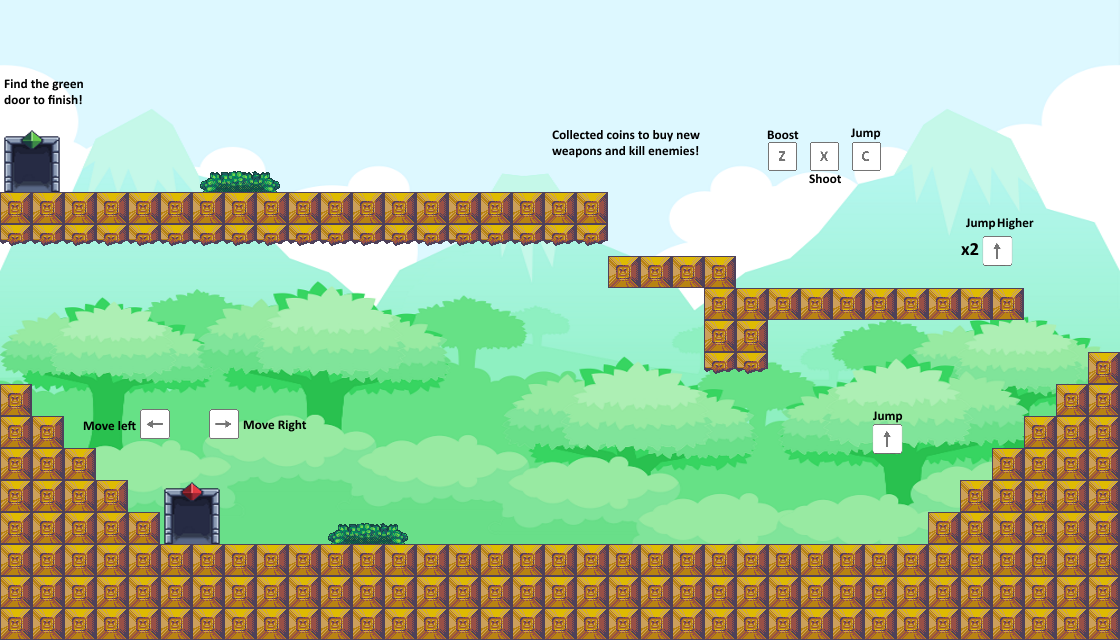

Rendered tile map (Tiled .tmx) drawn with the repository's tilesets; below, a short description and the full map source, tile grids included:
An orthogonal 35x20 tile map with 32x32 px tiles, 1 tile layer (Tile Layer 1), 2 tilesets, 1 image layer and 29 objects (24x coin, 2x collidable, totem, player, exit).

<map version="1.0" tiledversion="1.0.2" orientation="orthogonal" renderorder="left-down" width="35" height="20" tilewidth="32" tileheight="32" nextobjectid="35">
 <tileset firstgid="1" source="../../retro_tiled_tileset.tsx" />
 <tileset firstgid="10" source="../../tilesets/door_tileset.tsx" />
 <imagelayer name="Image Layer 1">
  <image source="tutorialBackgrounDesktop.png" width="1120" height="640" />
 </imagelayer>
 <layer name="Tile Layer 1" width="35" height="20">
  <data encoding="csv">
0,0,0,0,0,0,0,0,0,0,0,0,0,0,0,0,0,0,0,0,0,0,0,0,0,0,0,0,0,0,0,0,0,0,0,
0,0,0,0,0,0,0,0,0,0,0,0,0,0,0,0,0,0,0,0,0,0,0,0,0,0,0,0,0,0,0,0,0,0,0,
0,0,0,0,0,0,0,0,0,0,0,0,0,0,0,0,0,0,0,0,0,0,0,0,0,0,0,0,0,0,0,0,0,0,0,
0,0,0,0,0,0,0,0,0,0,0,0,0,0,0,0,0,0,0,0,0,0,0,0,0,0,0,0,0,0,0,0,0,0,0,
12,14,0,0,0,0,0,0,0,0,0,0,0,0,0,0,0,0,0,0,0,0,0,0,0,0,0,0,0,0,0,0,0,0,0,
10,11,0,0,0,0,6,7,8,0,0,0,0,0,0,0,0,0,0,0,0,0,0,0,0,0,0,0,0,0,0,0,0,0,0,
2,2,2,2,2,2,2,2,2,2,2,2,2,2,2,2,2,2,2,0,0,0,0,0,0,0,0,0,0,0,0,0,0,0,0,
4,4,4,4,4,4,4,4,4,4,4,4,4,4,4,4,4,4,4,0,0,0,0,0,0,0,0,0,0,0,0,0,0,0,0,
0,0,0,0,0,0,0,0,0,0,0,0,0,0,0,0,0,0,0,2,2,2,2,0,0,0,0,0,0,0,0,0,0,0,0,
0,0,0,0,0,0,0,0,0,0,0,0,0,0,0,0,0,0,0,0,0,0,2,2,2,2,2,2,2,2,2,2,0,0,0,
0,0,0,0,0,0,0,0,0,0,0,0,0,0,0,0,0,0,0,0,0,0,2,2,0,0,0,0,0,0,0,0,0,0,0,
0,0,0,0,0,0,0,0,0,0,0,0,0,0,0,0,0,0,0,0,0,0,4,4,0,0,0,0,0,0,0,0,0,0,2,
2,0,0,0,0,0,0,0,0,0,0,0,0,0,0,0,0,0,0,0,0,0,0,0,0,0,0,0,0,0,0,0,0,2,2,
2,2,0,0,0,0,0,0,0,0,0,0,0,0,0,0,0,0,0,0,0,0,0,0,0,0,0,0,0,0,0,0,2,2,2,
2,2,2,0,0,0,0,0,0,0,0,0,0,0,0,0,0,0,0,0,0,0,0,0,0,0,0,0,0,0,0,2,2,2,2,
2,2,2,2,0,13,15,0,0,0,0,0,0,0,0,0,0,0,0,0,0,0,0,0,0,0,0,0,0,0,2,2,2,2,2,
2,2,2,2,2,10,11,0,0,0,6,7,8,0,0,0,0,0,0,0,0,0,0,0,0,0,0,0,0,2,2,2,2,2,2,
2,2,2,2,2,2,2,2,2,2,2,2,2,2,2,2,2,2,2,2,2,2,2,2,2,2,2,2,2,2,2,2,2,2,2,
2,2,2,2,2,2,2,2,2,2,2,2,2,2,2,2,2,2,2,2,2,2,2,2,2,2,2,2,2,2,2,2,2,2,2,
2,2,2,2,2,2,2,2,2,2,2,2,2,2,2,2,2,2,2,2,2,2,2,2,2,2,2,2,2,2,2,2,2,2,2
</data>
 </layer>
 <objectgroup name="spawn">
  <object id="1" name="collidable" x="602.5" y="126.333" width="11" height="86.3333">
   <properties>
    <property name="all" type="bool" value="true" />
    <property name="goblin" type="bool" value="true" />
   </properties>
  </object>
  <object id="9" name="collidable" x="-0.166667" y="119.167" width="5" height="86.3333">
   <properties>
    <property name="all" type="bool" value="false" />
    <property name="goblin" type="bool" value="true" />
   </properties>
  </object>
 </objectgroup>
 <objectgroup name="spawn1">
  <properties>
   <property name="numberOfSpawns" value="1" />
  </properties>
  <object id="3" name="coin" x="1053.33" y="289.333" />
  <object id="4" name="coin" x="744" y="200" />
  <object id="5" name="coin" x="588" y="125.333" />
  <object id="6" name="totem" x="337.333" y="161.333" />
  <object id="7" name="player" x="186.667" y="498.667" />
  <object id="8" name="exit" x="21.9167" y="155.833" width="6.5" height="23" />
  <object id="10" name="coin" x="809" y="238" />
  <object id="11" name="coin" x="784" y="231" />
  <object id="12" name="coin" x="804" y="230" />
  <object id="13" name="coin" x="820" y="253" />
  <object id="14" name="coin" x="803" y="203" />
  <object id="15" name="coin" x="796" y="176" />
  <object id="16" name="coin" x="756" y="267" />
  <object id="17" name="coin" x="870" y="245" />
  <object id="18" name="coin" x="787" y="184" />
  <object id="19" name="coin" x="789" y="257" />
  <object id="20" name="coin" x="829" y="245" />
  <object id="21" name="coin" x="776" y="275" />
  <object id="22" name="coin" x="859" y="234" />
  <object id="23" name="coin" x="779" y="241" />
  <object id="24" name="coin" x="794" y="190" />
  <object id="25" name="coin" x="812" y="259" />
  <object id="26" name="coin" x="753" y="214" />
  <object id="27" name="coin" x="841" y="255" />
  <object id="28" name="coin" x="802" y="234" />
  <object id="29" name="coin" x="836" y="216" />
  <object id="30" name="coin" x="798" y="198" />
 </objectgroup>
</map>
